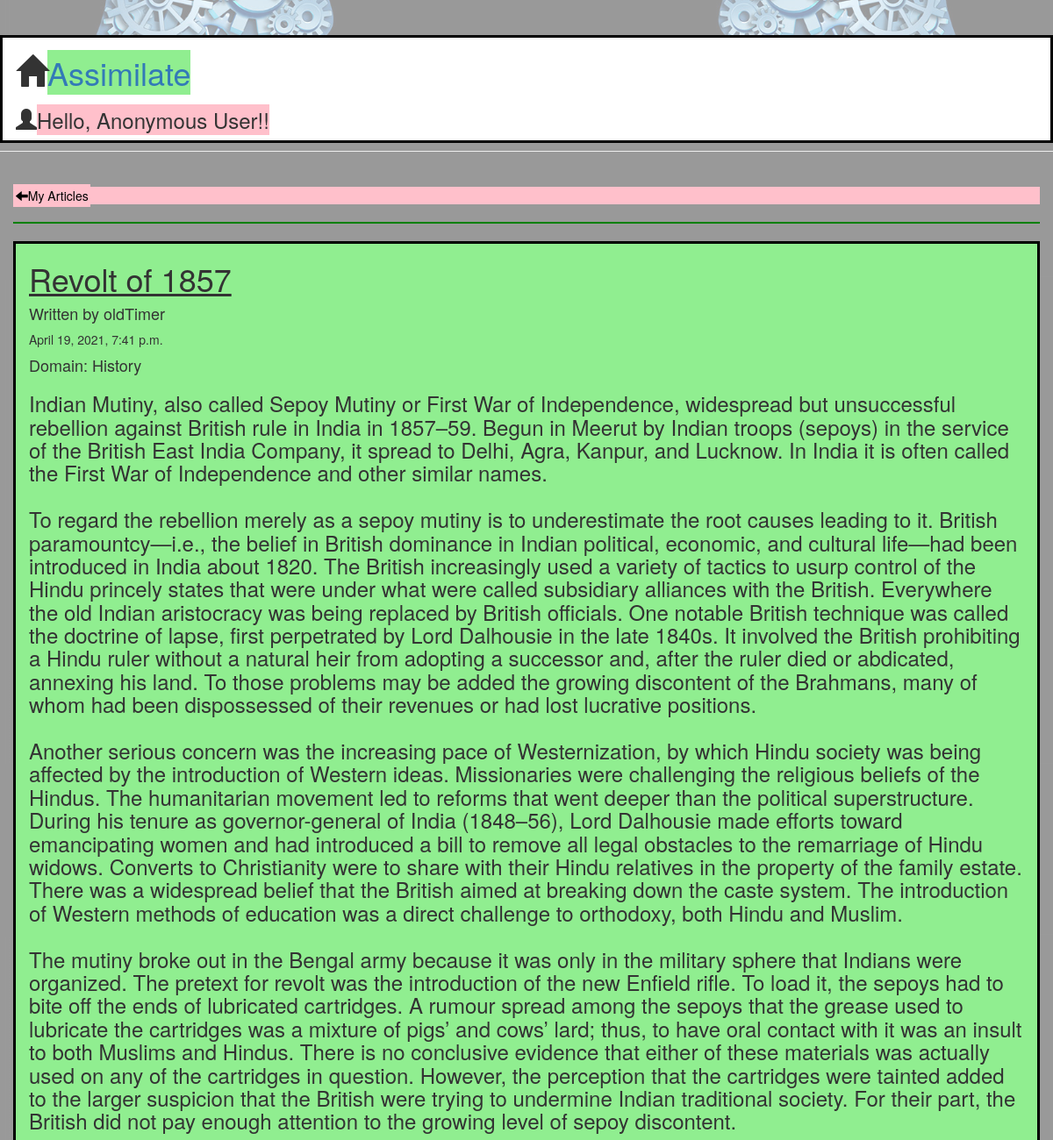
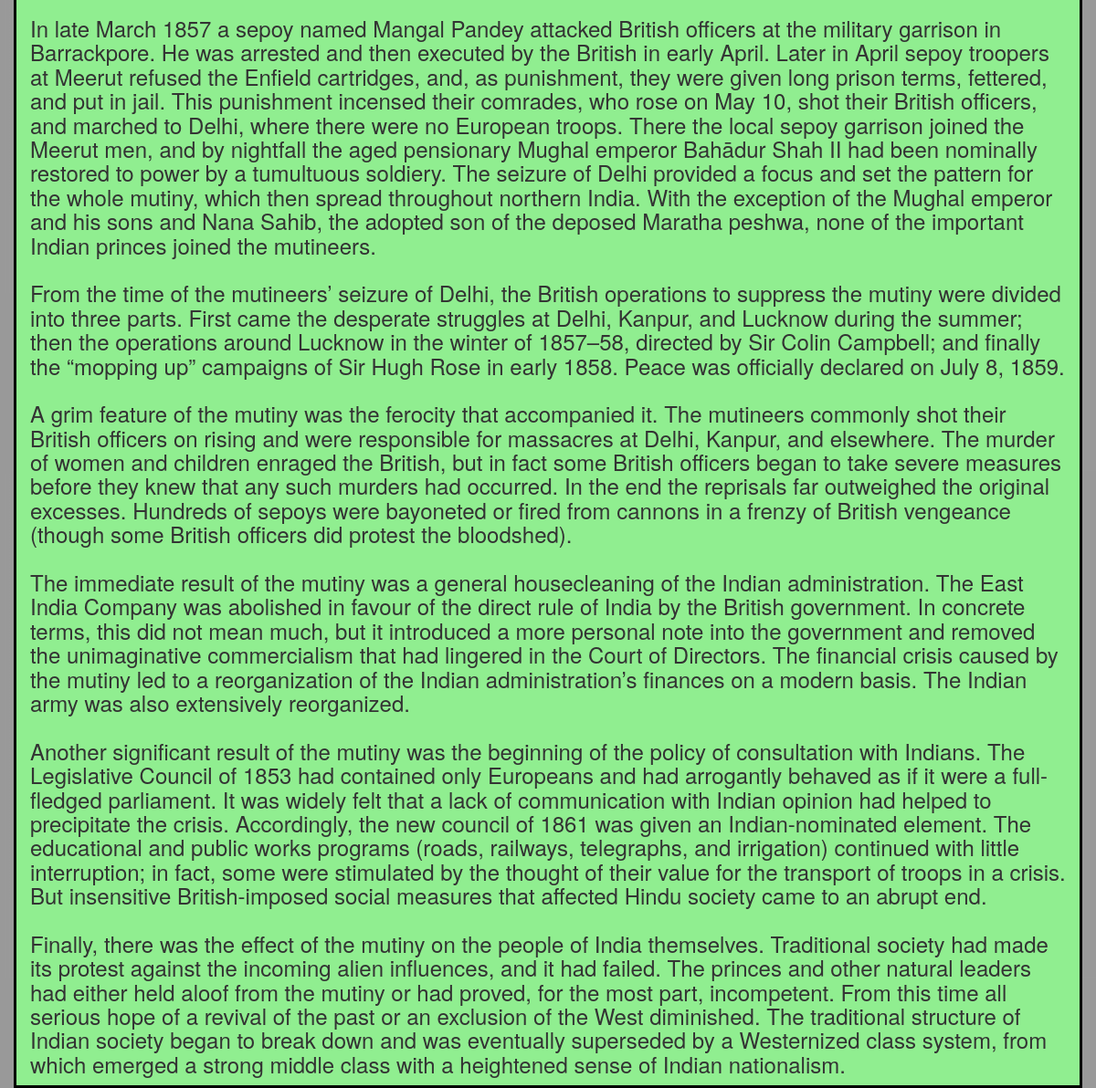
/post/52/, run on the app's committed database (2 pictures, top to bottom).
### assimilate/models.py (models this page shows, shortened)
class Post(models.Model):
    title = models.CharField(max_length=200)
    content = models.TextField()
    created_date = models.DateTimeField(default=timezone.now)
    published_date = models.DateTimeField(blank=True, null=True)
    domain = models.CharField(max_length=200, null=True)
    user = models.ForeignKey(User, on_delete=models.CASCADE, null=True,related_name='assimilate_user')

### assimilate/views.py (the view)
# urls.py: path('post/<int:pk>/', views.post_detail, name='post_detail'),
def post_detail(request, pk):
    post = get_object_or_404(Post, pk=pk)
    post_user=str(post.user)          #user (author) of the post
    loggedin_user=str(request.user)   #current logged-in user
    return render(request, 'assimilate/post_detail.html', {'post': post, 'post_user': post_user, 'loggedin_user': loggedin_user})

### assimilate/templates/assimilate/post_detail.html (shortened to what this page needs)
{% extends 'assimilate/base.html' %}
{% block content %}
    <article class="post">
    <br>
     <div style="
        left: 1570px;
    	top: 80px;
    	background-color:pink">
    	<a href="{{ request.META.HTTP_REFERER }}">
	{% if request.META.HTTP_REFERER == "http://localhost:8000/post_list/" %}
		<mark style="background-color:pink"><span class="glyphicon glyphicon-arrow-left"></span>My Articles</mark>
	{% elif request.META.HTTP_REFERER == "http://localhost:8000/browse/" %}
		<mark style="background-color:pink"><span class="glyphicon glyphicon-arrow-left"></span>All Articles</mark>
	{% elif 'search' in request.META.HTTP_REFERER %}
		<mark style="background-color:pink"><span class="glyphicon glyphicon-arrow-left"></span>Search Results</mark>
	{% else %}
		<a href="{% url 'post_list' %}"><mark style="background-color:pink"><span class="glyphicon glyphicon-arrow-left"></span>My Articles</mark></a>
	{% endif %}
    	</a>
    </div>
    	<hr style="border: 1px solid green;">
<div class="container green">
    	<h1><u>{{ post.title }}</u></h1>
    	<h4>Written by {{ post.user}}</h4>
        {% if post.published_date %}
            <time class="date">
                {{ post.published_date }}
            </time>
        {% endif %}
        {% if post.domain %}
                <h4>Domain: {{ post.domain }}</h4>
        {% endif %}
        <h3>{{ post.content|linebreaksbr }}</h3>
    </article>
</div>
{% endblock %}

### assimilate/templates/assimilate/base.html (style rules this page uses)
.green { background-color: lightgreen; width: 100%; height: 100%; border: 3px solid black; }

### data on the page
Post: title "Revolt of 1857", user "oldTimer", published_date "April 19, 2021, 7:41 p.m.", domain "History", content "Indian Mutiny, also called Sepoy Mutiny or First War of Independence, widespread but unsuccessful rebellion against British rule in India in 1857–59. Begun in Meerut by Indian troops (sepoys) in the service of the British East India Company, it spread to Delhi, Agra, Kanpur, and Lucknow. In India it is often called the First War of Independence and other similar names. To regard the rebellion merely as a sepoy mutiny is to underestimate the root causes leading to it. British paramountcy—i.e., the belief in British dominance in Indian political, economic, and cultural life—had been introduced in India about 1820. The British increasingly used a variety of tactics to usurp control of the…"
